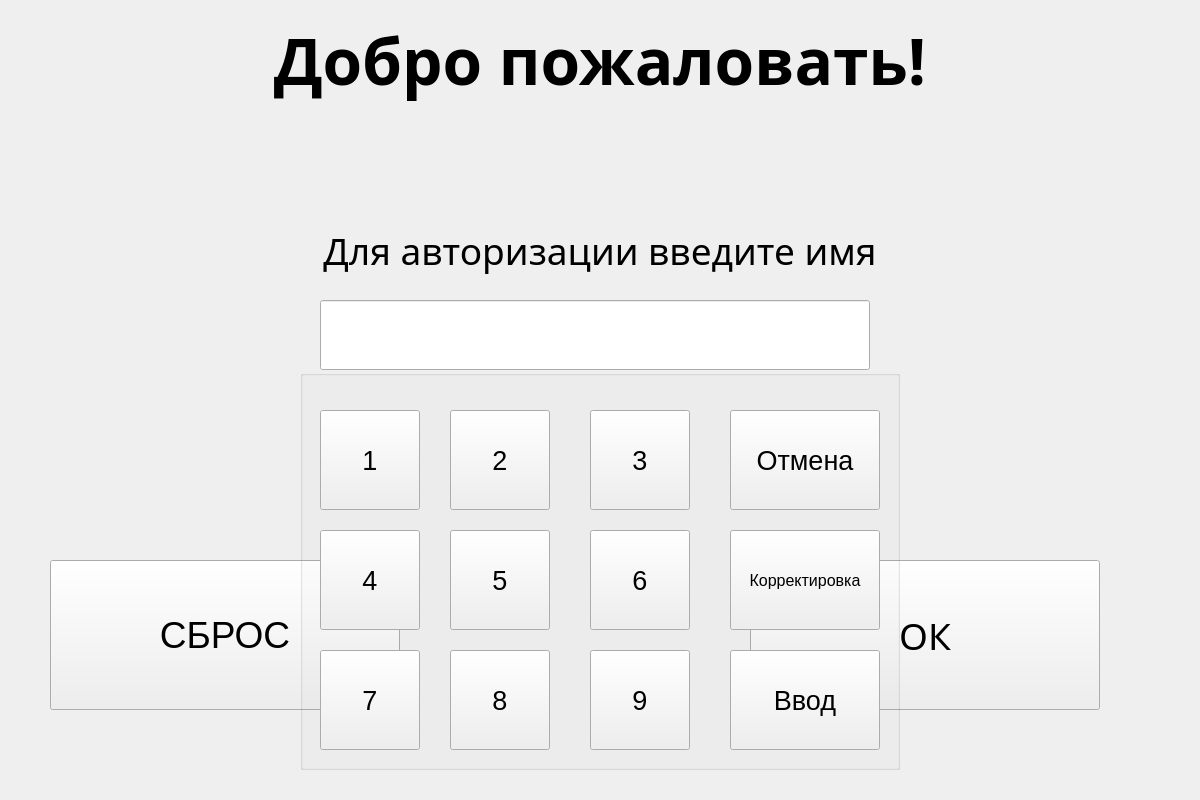
<?xml version="1.0" encoding="UTF-8"?>
<ui version="4.0">
 <class>AutorizeWindow</class>
 <widget class="QMainWindow" name="AutorizeWindow">
  <property name="geometry">
   <rect>
    <x>0</x>
    <y>0</y>
    <width>1200</width>
    <height>800</height>
   </rect>
  </property>
  <property name="minimumSize">
   <size>
    <width>1200</width>
    <height>800</height>
   </size>
  </property>
  <property name="maximumSize">
   <size>
    <width>1200</width>
    <height>800</height>
   </size>
  </property>
  <property name="sizeIncrement">
   <size>
    <width>1200</width>
    <height>800</height>
   </size>
  </property>
  <property name="baseSize">
   <size>
    <width>1200</width>
    <height>800</height>
   </size>
  </property>
  <property name="windowTitle">
   <string>Авторизация</string>
  </property>
  <property name="windowIcon">
   <iconset theme="applications-development"/>
  </property>
  <widget class="QWidget" name="centralwidget">
   <widget class="QLabel" name="welcome_label">
    <property name="geometry">
     <rect>
      <x>0</x>
      <y>10</y>
      <width>1200</width>
      <height>100</height>
     </rect>
    </property>
    <property name="font">
     <font>
      <family>Ubuntu Mono</family>
      <pointsize>48</pointsize>
      <bold>true</bold>
     </font>
    </property>
    <property name="text">
     <string>Добро пожаловать!</string>
    </property>
    <property name="alignment">
     <set>Qt::AlignCenter</set>
    </property>
   </widget>
   <widget class="QLabel" name="label">
    <property name="geometry">
     <rect>
      <x>0</x>
      <y>200</y>
      <width>1200</width>
      <height>100</height>
     </rect>
    </property>
    <property name="font">
     <font>
      <family>Ubuntu Mono</family>
      <pointsize>28</pointsize>
     </font>
    </property>
    <property name="text">
     <string>Для авторизации введите имя</string>
    </property>
    <property name="alignment">
     <set>Qt::AlignCenter</set>
    </property>
   </widget>
   <widget class="QPushButton" name="OK_Button">
    <property name="geometry">
     <rect>
      <x>750</x>
      <y>560</y>
      <width>350</width>
      <height>150</height>
     </rect>
    </property>
    <property name="font">
     <font>
      <family>Ubuntu Mono</family>
      <pointsize>28</pointsize>
     </font>
    </property>
    <property name="text">
     <string>ОК</string>
    </property>
   </widget>
   <widget class="QPushButton" name="RESET_Button">
    <property name="geometry">
     <rect>
      <x>50</x>
      <y>560</y>
      <width>350</width>
      <height>150</height>
     </rect>
    </property>
    <property name="font">
     <font>
      <family>Ubuntu</family>
      <pointsize>28</pointsize>
     </font>
    </property>
    <property name="text">
     <string>СБРОС</string>
    </property>
   </widget>
   <widget class="QGroupBox" name="Keyboad_Box">
    <property name="geometry">
     <rect>
      <x>300</x>
      <y>370</y>
      <width>600</width>
      <height>400</height>
     </rect>
    </property>
    <property name="title">
     <string/>
    </property>
    <widget class="QPushButton" name="pushButton_1">
     <property name="geometry">
      <rect>
       <x>20</x>
       <y>40</y>
       <width>100</width>
       <height>100</height>
      </rect>
     </property>
     <property name="font">
      <font>
       <pointsize>20</pointsize>
      </font>
     </property>
     <property name="text">
      <string>1</string>
     </property>
    </widget>
    <widget class="QPushButton" name="pushButton_2">
     <property name="geometry">
      <rect>
       <x>150</x>
       <y>40</y>
       <width>100</width>
       <height>100</height>
      </rect>
     </property>
     <property name="font">
      <font>
       <pointsize>20</pointsize>
      </font>
     </property>
     <property name="text">
      <string>2</string>
     </property>
    </widget>
    <widget class="QPushButton" name="pushButton_3">
     <property name="geometry">
      <rect>
       <x>290</x>
       <y>40</y>
       <width>100</width>
       <height>100</height>
      </rect>
     </property>
     <property name="font">
      <font>
       <pointsize>20</pointsize>
      </font>
     </property>
     <property name="text">
      <string>3</string>
     </property>
    </widget>
    <widget class="QPushButton" name="pushButton_4">
     <property name="geometry">
      <rect>
       <x>20</x>
       <y>160</y>
       <width>100</width>
       <height>100</height>
      </rect>
     </property>
     <property name="font">
      <font>
       <pointsize>20</pointsize>
      </font>
     </property>
     <property name="text">
      <string>4</string>
     </property>
    </widget>
    <widget class="QPushButton" name="pushButton_5">
     <property name="geometry">
      <rect>
       <x>150</x>
       <y>160</y>
       <width>100</width>
       <height>100</height>
      </rect>
     </property>
     <property name="font">
      <font>
       <pointsize>20</pointsize>
      </font>
     </property>
     <property name="text">
      <string>5</string>
     </property>
    </widget>
    <widget class="QPushButton" name="pushButton_6">
     <property name="geometry">
      <rect>
       <x>290</x>
       <y>160</y>
       <width>100</width>
       <height>100</height>
      </rect>
     </property>
     <property name="font">
      <font>
       <pointsize>20</pointsize>
      </font>
     </property>
     <property name="text">
      <string>6</string>
     </property>
    </widget>
    <widget class="QPushButton" name="pushButton_7">
     <property name="geometry">
      <rect>
       <x>20</x>
       <y>280</y>
       <width>100</width>
       <height>100</height>
      </rect>
     </property>
     <property name="font">
      <font>
       <pointsize>20</pointsize>
      </font>
     </property>
     <property name="text">
      <string>7</string>
     </property>
    </widget>
    <widget class="QPushButton" name="pushButton_8">
     <property name="geometry">
      <rect>
       <x>150</x>
       <y>280</y>
       <width>100</width>
       <height>100</height>
      </rect>
     </property>
     <property name="font">
      <font>
       <pointsize>20</pointsize>
      </font>
     </property>
     <property name="text">
      <string>8</string>
     </property>
    </widget>
    <widget class="QPushButton" name="pushButton_9">
     <property name="geometry">
      <rect>
       <x>290</x>
       <y>280</y>
       <width>100</width>
       <height>100</height>
      </rect>
     </property>
     <property name="font">
      <font>
       <pointsize>20</pointsize>
      </font>
     </property>
     <property name="text">
      <string>9</string>
     </property>
    </widget>
    <widget class="QPushButton" name="pushButton_canel">
     <property name="geometry">
      <rect>
       <x>430</x>
       <y>40</y>
       <width>150</width>
       <height>100</height>
      </rect>
     </property>
     <property name="font">
      <font>
       <pointsize>20</pointsize>
      </font>
     </property>
     <property name="text">
      <string>Отмена</string>
     </property>
    </widget>
    <widget class="QPushButton" name="pushButton_clear">
     <property name="geometry">
      <rect>
       <x>430</x>
       <y>160</y>
       <width>150</width>
       <height>100</height>
      </rect>
     </property>
     <property name="font">
      <font>
       <pointsize>12</pointsize>
      </font>
     </property>
     <property name="text">
      <string>Корректировка</string>
     </property>
    </widget>
    <widget class="QPushButton" name="pushButton_enter">
     <property name="geometry">
      <rect>
       <x>430</x>
       <y>280</y>
       <width>150</width>
       <height>100</height>
      </rect>
     </property>
     <property name="font">
      <font>
       <pointsize>20</pointsize>
      </font>
     </property>
     <property name="text">
      <string>Ввод</string>
     </property>
    </widget>
   </widget>
   <widget class="QLineEdit" name="textInputBox">
    <property name="geometry">
     <rect>
      <x>320</x>
      <y>300</y>
      <width>550</width>
      <height>70</height>
     </rect>
    </property>
    <property name="font">
     <font>
      <pointsize>28</pointsize>
     </font>
    </property>
    <property name="text">
     <string/>
    </property>
   </widget>
  </widget>
 </widget>
 <resources/>
 <connections/>
</ui>
